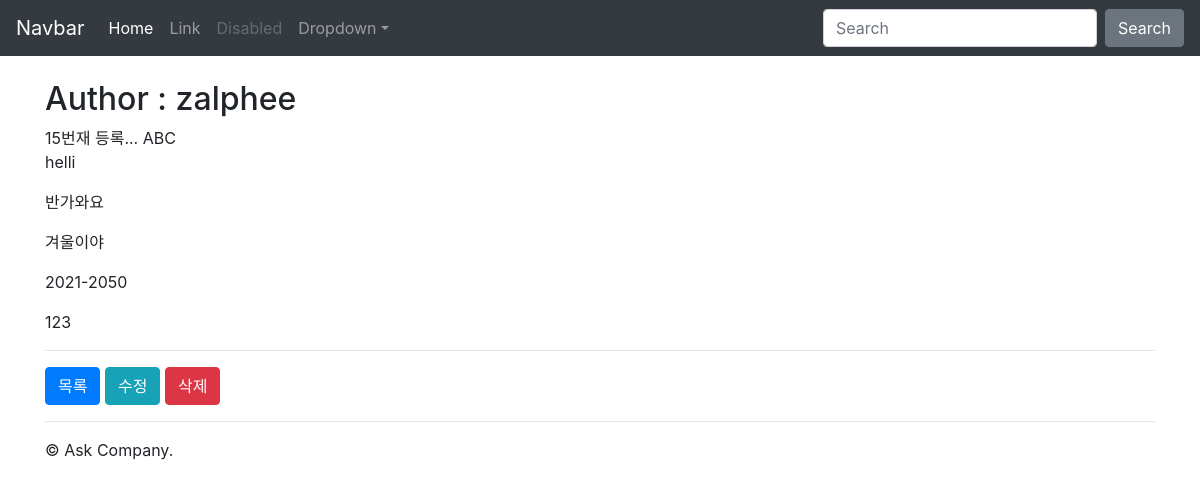
The page /instagram/13/ on the database as committed earlier.
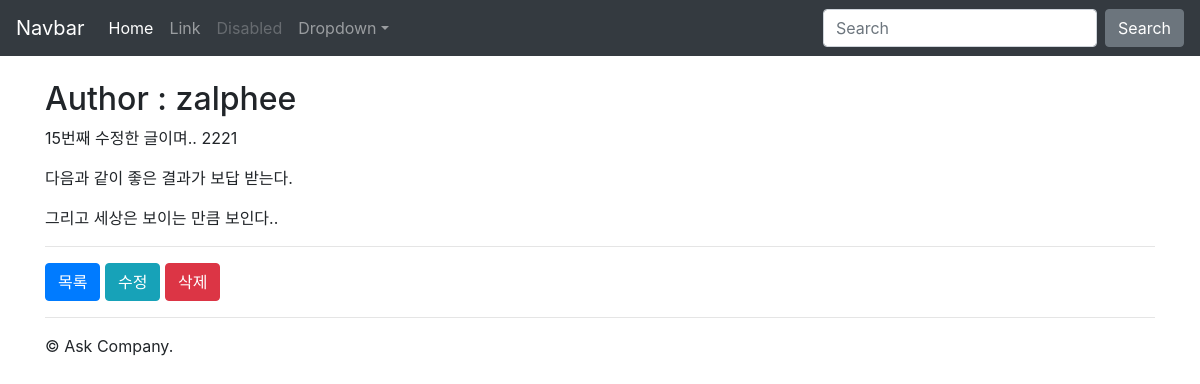
The same page on the database as committed later.
### instagram/models.py (models this page shows, shortened)
class Post(models.Model):
    author = models.ForeignKey(settings.AUTH_USER_MODEL, on_delete=CASCADE, related_name="instagram_post_set")
    message = models.TextField(
        validators=[MinLengthValidator(10)]
    )
    photo = models.ImageField(blank=True, upload_to='instagram/post/images/%Y/%m/%d/')
    tag_set = models.ManyToManyField('Tag', blank=True)
    is_public = models.BooleanField(default=False, verbose_name='공개여부')
    created_at = models.DateTimeField(auto_now_add=True)
    updated_at = models.DateTimeField(auto_now=True)
    class Meta:
        ordering = ['-id']
    def message_length(self):
        return len(self.message)
    message_length.short_description = "메시지 글자수"

### instagram/templates/instagram/post_detail.html (shortened to what this page needs)
{% extends "instagram/layout.html" %}
{% block content %}
    <h2>Author : {{ post.author }}</h2>
    {{ post.message | linebreaks }}
    <hr>
    <a href="{% url 'instagram:post_list' %}" class="btn btn-primary">목록</a>
    <a href="{% url 'instagram:post_edit' post.pk %}" class="btn btn-info">수정</a>
    <a href="{% url 'instagram:post_delete' post.pk %}" class="btn btn-danger">삭제</a>
{% endblock content %}

Rows that differ between the two databases and show on the page:
changed Post "zalphee": message "15번재 등록... ABC helli 반가와요 겨울이야 2021-2050 123" → "15번째 수정한 글이며.. 2221 다음과 같이 좋은 결과가 보답 받는다. 그리고 세상은 보이는 만큼 보인다.."
